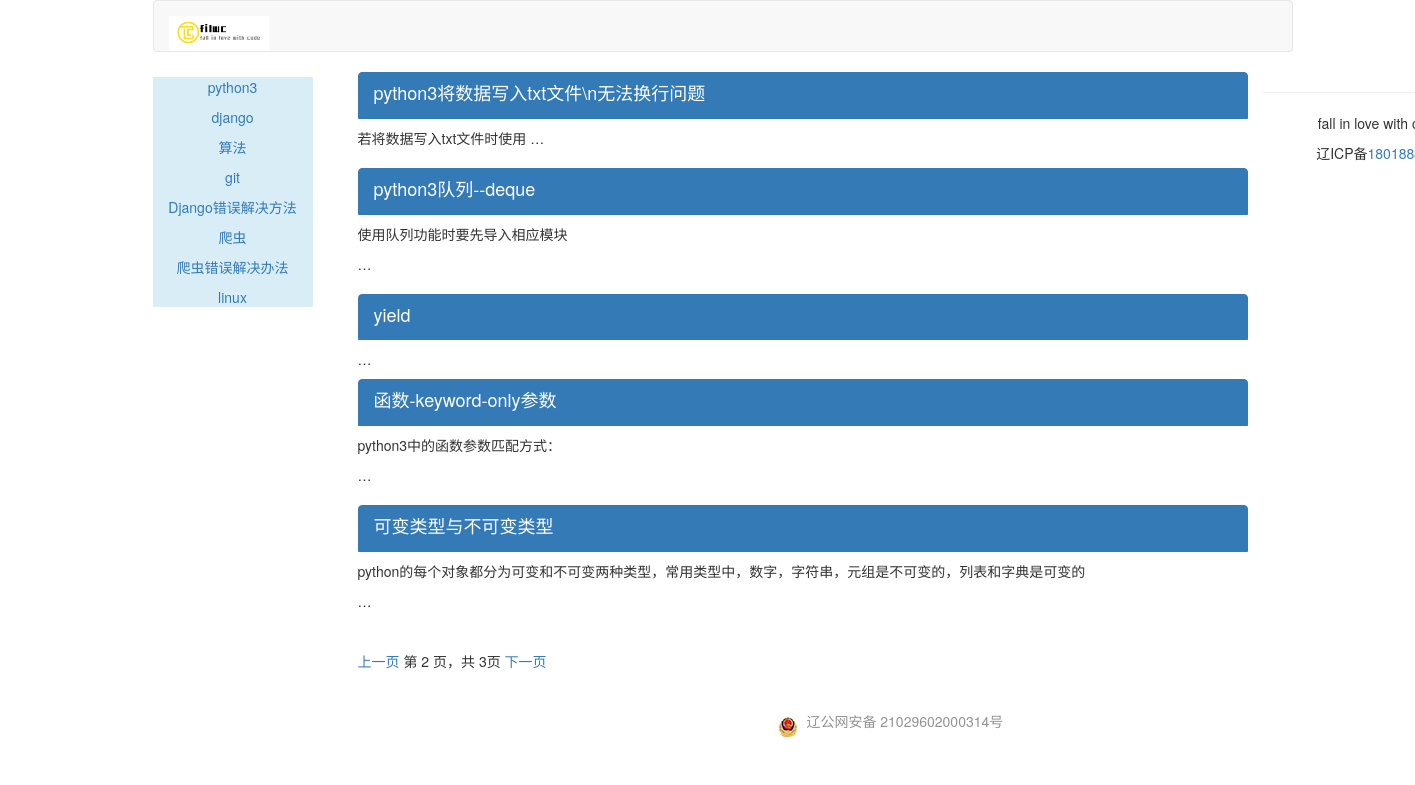
/blog/article-list/python3/?page=2, run on the app's committed database.
### article/models.py (models this page shows, shortened)
class ArticleColumn(models.Model):
    column = models.CharField(max_length = 200)
    created = models.DateField(auto_now_add = True)

class ArticlePost(models.Model):
    title = models.CharField(max_length = 200)
    slug = models.SlugField(max_length = 500)
    column = models.ForeignKey(ArticleColumn,related_name = "article_column")
    body = RichTextUploadingField()
    created = models.DateTimeField(default = timezone.now())
    updated = models.DateTimeField(auto_now = True)
    class Meta:
        ordering = ["title"]
        index_together = (('id','slug'),)
    def get_absolute_url(self):
        return reverse("blog:article_detail",args = [self.id,self.slug])

### blog/views.py (the view)
# urls.py: url(r'^article-list/(?P<article_column>[-\w]+)/$',views.article_list,name = "article_list"),
def article_list(request,article_column):
    articles_list = ArticlePost.objects.filter(column__column = article_column)
    columns = ArticleColumn.objects.all()
    paginator = Paginator(articles_list,5)
    page = request.GET.get('page')
    try:
        current_page = paginator.page(page)
        articles = current_page.object_list
    except PageNotAnInteger:
        current_page = paginator.page(1)
        articles = current_page.object_list
    except EmptyPage:
        current_page = paginator.page(paginator.num_pages)
        articles = current_page.object_list
    return render(request,"blog/article_list.html",{"articles":articles,"columns":columns,"page":current_page})

### templates/blog/article_list.html (shortened to what this page needs)
{% extends "blog/base.html" %}
{% block content %}
<div class="col-md-12">
    {% for article in articles %}
    <div class="list-group">
        <a href="{{ article.get_absolute_url }}" class="list-group-item active">
            <h4 class="list-group-item-heading">{{article.title}}</h4>
		</a>
		{% autoescape off %}
        	<p class="list-group-item-text">{{article.body|truncatewords:'1'| linebreaks}}</p>
		{% endautoescape %}
    </div>
    {% endfor %}
{% include "paginator.html" %}
</div>
{% endblock %}

### templates/blog/leftslider.html
<div class = "bg-info">
	<div class = "text-center" style = "margin-top:5px">
			{% for column in columns %}
    		<p><a name = "sdsd" href = "{% url 'blog:article_list' column.column %}">{{ column.column }}</a></p>
			{% empty %}
			<p>还没有分类</p>
			{% endfor %}
	</div>
</div>

### data on the page
ArticleColumn: column "python3"
ArticleColumn: column "django"
ArticleColumn: column "算法"
ArticleColumn: column "git"
ArticleColumn: column "Django错误解决方法"
ArticleColumn: column "爬虫"
ArticleColumn: column "爬虫错误解决办法"
ArticleColumn: column "linux"
ArticlePost: title "python3将数据写入txt文件\\n无法换行问题", body "若将数据写入txt文件时使用 …"
ArticlePost: title "python3队列--deque", body "使用队列功能时要先导入相应模块 …"
ArticlePost: title "yield", body "…"
ArticlePost: title "函数-keyword-only参数", body "python3中的函数参数匹配方式： …"
ArticlePost: title "可变类型与不可变类型", body "python的每个对象都分为可变和不可变两种类型，常用类型中，数字，字符串，元组是不可变的，列表和字典是可变的 …"

### other printed values
{{ page.number }} "2"
{{ page.paginator.num_pages }} "3"
